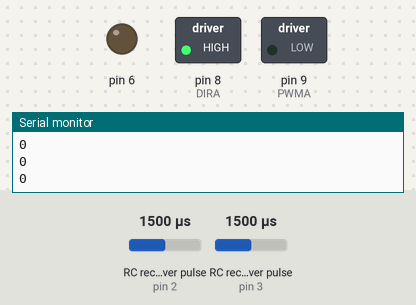
Bench run of a sketch on a simulated Arduino Uno, built with avr-gcc and run on an emulated ATmega328P. Shown: switched loads named in the sketch (green lamp = pin HIGH), output pins drawn as LEDs (lit = HIGH), the last lines printed to the serial monitor. Wiring (inferred from the names in the program): 2 × RC receiver channel: data pin 2 / data pin 3. The test bench sets the inputs (shaded band); at power-on: RC receiver pulse (sensors on pin 2, pin 3) 1500 µs.

Above: at 1.2 s.
1.3 s: RC receiver pulse (sensor on pin 2) set to 1462 µs
2.8 s: RC receiver pulse (sensor on pin 2) set to 1441 µs
At 3.1 s:
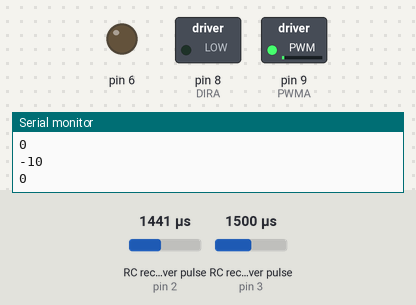
4.3 s: RC receiver pulse (sensor on pin 3) set to 1020 µs
At 5.1 s:
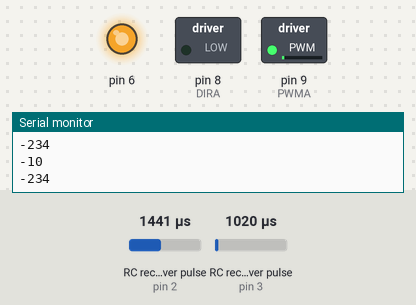
5.8 s: RC receiver pulse (sensor on pin 3) set to 1250 µs
At 6.7 s:
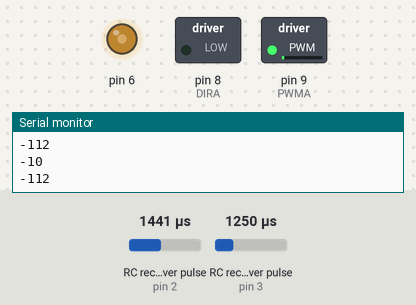
7.3 s: RC receiver pulse (sensor on pin 2) set to 1750 µs
At 8.5 s:
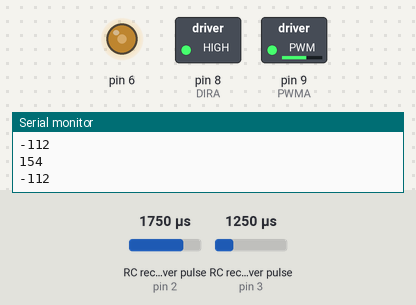
8.8 s: RC receiver pulse (sensor on pin 3) set to 1500 µs
At 10.2 s:
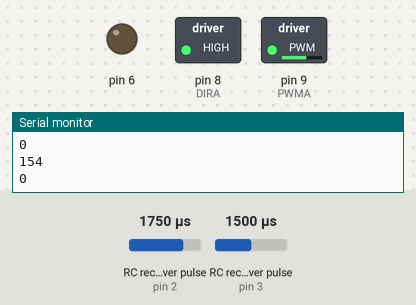
Timing chart, 0 to 11.3 s (numbered marks = the images above; inputs shaded):
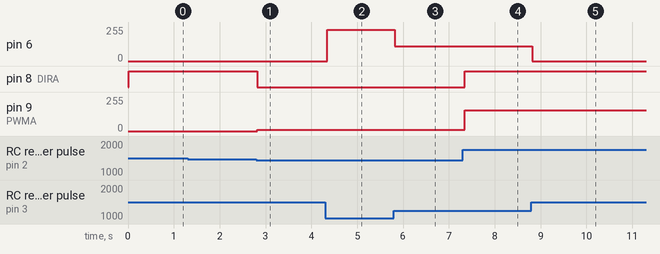

Measured:
- the behaviour switches between 1449 and 1448 µs on RC receiver pulse (sensor on pin 2) (found by bisection; images 0 and 1)
- after the input at 2.8 s, pin 8 (DIRA): HIGH → LOW at once; pin 9 (PWMA): 0/255 → 10/255 at once
- after the input at 4.3 s, pin 6: 0/255 → 234/255 at once
- after the input at 5.8 s, pin 6: 234/255 → 112/255 at once
- after the input at 7.3 s, pin 8 (DIRA): LOW → HIGH at once; pin 9 (PWMA): 10/255 → 154/255 at once
- after the input at 8.8 s, pin 6: 112/255 → 0/255 at once

The sketch:

controls.ino
```cpp
#define PWMA 9
#define DIRA 8

#define PWMB 6
#define DIRB 7

#define CH1_PIN 2
#define CH2_PIN 3
#define P_TIMEOUT 40000

#define CH_MIN 980
#define CH_MAX 1940
#define DEADZONE_LOW 1450
#define DEADZONE_HIGH 1550

#define LOOP_DELAY 20 //how much delay add to one loop

int v1;

void setup() {
  Serial.begin(9600);


  //Setup Channel A
  pinMode(PWMA, OUTPUT); //Initiates Motor Channel A pin
  pinMode(DIRA, OUTPUT); //Initiates Brake Channel A pin
  //pinMode(LED, OUTPUT);

  pinMode(CH1_PIN, INPUT);
}

int readAndGetOutput(int pin) {
  int ch = pulseIn(pin, HIGH, P_TIMEOUT);
  //Serial.println(ch);
  int v1 = map(ch, CH_MIN, CH_MAX, -255, 255);
  if (v1 < -255 || v1 > 255) {
    v1 = 0;
  }
  if (ch >= DEADZONE_LOW && ch < DEADZONE_HIGH) {
    v1 = 0;
  }
  //v1 = constrain(v1, -255, 255);
  Serial.println(v1);
  return v1;
}

void runMotor(int PWMThrottlePin, int ReversePin, int value) {
  int valueFinal;
  if (value >= 0) {
    digitalWrite(ReversePin, HIGH); //Establishes forward direction
    valueFinal = value;
  } else {
    digitalWrite(ReversePin, LOW);
    valueFinal = -value;
  }
  analogWrite(PWMThrottlePin, valueFinal);   //Spins the motor
}

void loop(){

  runMotor(PWMA, DIRA, readAndGetOutput(CH1_PIN));
  runMotor(PWMB, DIRB, readAndGetOutput(CH2_PIN));


  //Serial.println(v1);


  delay(LOOP_DELAY);
}
```
